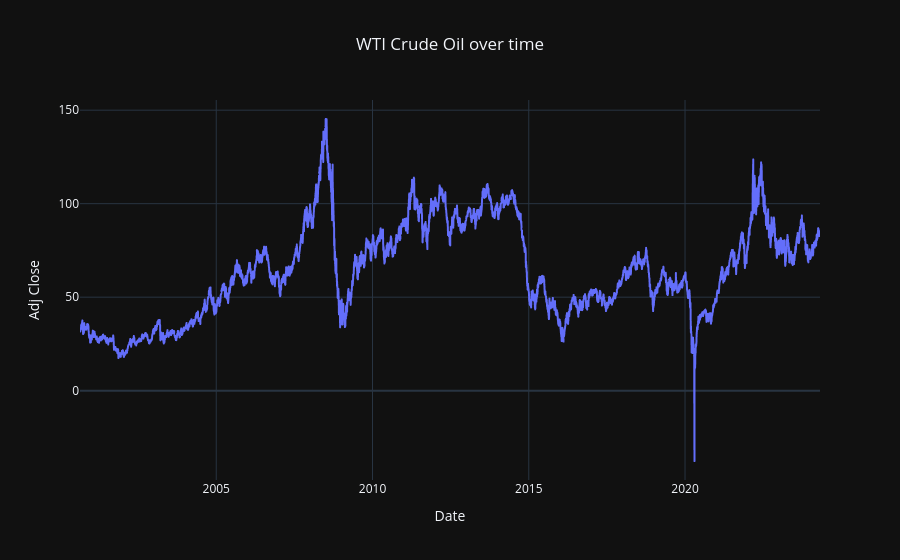

Here is the notebook cell this chart was saved with:
### Code cell
# Dynamic visualisation
fig = px.line(crude_oil,
              x=crude_oil.index,
              y="Adj Close",
              title='WTI Crude Oil over time')
fig.update_layout(title_x=0.5)  # This will center the title horizontally

fig.show()

### Figure 1 — Plotly figure (JSON) as saved in the notebook; plotly's stock layout.template omitted (floating-point values rounded to 4 significant figures; data arrays with more than 128 entries replaced by an {"elided": "..."} marker saying what was removed)
{"data": [{"hovertemplate": "Date=%{x}<br>Adj Close=%{y}<extra></extra>", "legendgroup": "", "line": {"color": "#636efa", "dash": "solid"}, "marker": {"symbol": "circle"}, "mode": "lines", "name": "", "showlegend": false, "x": {"elided": "5945 str values"}, "xaxis": "x", "y": {"elided": "5945 float values"}, "yaxis": "y", "type": "scattergl"}], "layout": {"xaxis": {"anchor": "y", "domain": [0.0, 1.0], "title": {"text": "Date"}}, "yaxis": {"anchor": "x", "domain": [0.0, 1.0], "title": {"text": "Adj Close"}}, "legend": {"tracegroupgap": 0}, "title": {"text": "WTI Crude Oil over time", "x": 0.5}}}
